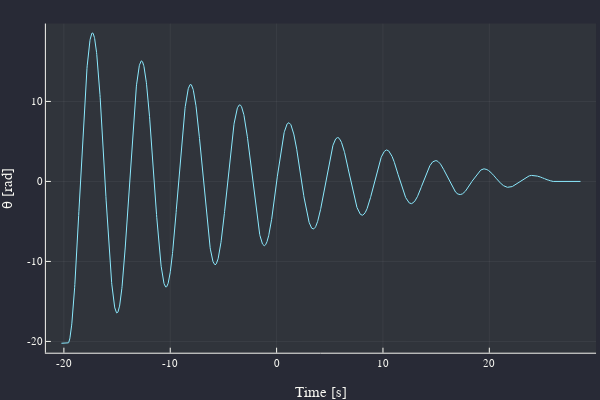

Notebook source saved alongside this figure:
### Markdown cell above
### Gögn 4, Mæling á θ yfir tíma nema með segul á hlið topp súlunar

### Code cell
data4 = CSV.read("data4.csv", DataFrame)
data4 = data4 .- data4[end,2]

plot(data4[!,1], data4[!,2],
xlabel = "Time [s]",
ylabel = "θ [rad]",
labels = :none)

### Figure 1 — Plotly figure (JSON) as saved in the notebook; plotly's stock layout.template omitted (floating-point values rounded to 4 significant figures; data arrays with more than 128 entries replaced by an {"elided": "..."} marker saying what was removed)
{"data": [{"colorbar": {"title": ""}, "legendgroup": "", "line": {"color": "rgba(139, 233, 253, 1.000)", "dash": "solid", "shape": "linear", "width": 1}, "mode": "lines", "name": "", "showlegend": false, "type": "scatter", "x": {"elided": "2441 float values"}, "xaxis": "x", "y": {"elided": "2441 float values"}, "yaxis": "y", "zmax": null, "zmin": null}], "layout": {"annotations": [], "height": 400, "legend": {"bgcolor": "rgba(40, 42, 54, 1.000)", "bordercolor": "rgba(248, 248, 242, 1.000)", "borderwidth": 1, "font": {"color": "rgba(248, 248, 242, 1.000)", "family": "sans-serif", "size": 11}, "title": {"font": {"color": "rgba(248, 248, 242, 1.000)", "family": "sans-serif", "size": 15}, "text": ""}, "tracegroupgap": 0, "traceorder": "normal", "x": 1, "xanchor": "auto", "y": 1, "yanchor": "auto"}, "margin": {"b": 20, "l": 0, "r": 0, "t": 20}, "paper_bgcolor": "rgba(40, 42, 54, 1.000)", "plot_bgcolor": "rgba(48, 52, 59, 1.000)", "showlegend": true, "width": 600, "xaxis": {"anchor": "y", "domain": [0.07647, 0.9934], "gridcolor": "rgba(248, 248, 242, 0.100)", "gridwidth": 0.5, "linecolor": "rgba(248, 248, 242, 1.000)", "mirror": false, "range": [-21.69, 30.04], "showgrid": true, "showline": true, "showticklabels": true, "tickangle": 0, "tickcolor": "rgb(248, 248, 242)", "tickfont": {"color": "rgba(248, 248, 242, 1.000)", "family": "sans-serif", "size": 11}, "tickmode": "array", "ticks": "inside", "ticktext": ["-20", "-10", "0", "10", "20", "30"], "tickvals": [-20, -10, 0, 10, 20, 30], "title": "Time [s]", "titlefont": {"color": "rgba(248, 248, 242, 1.000)", "family": "sans-serif", "size": 15}, "type": "-", "visible": true, "zeroline": false, "zerolinecolor": "rgba(248, 248, 242, 1.000)"}, "yaxis": {"anchor": "x", "domain": [0.07581, 0.9902], "gridcolor": "rgba(248, 248, 242, 0.100)", "gridwidth": 0.5, "linecolor": "rgba(248, 248, 242, 1.000)", "mirror": false, "range": [-21.41, 19.73], "showgrid": true, "showline": true, "showticklabels": true, "tickangle": 0, "tickcolor": "rgb(248, 248, 242)", "tickfont": {"color": "rgba(248, 248, 242, 1.000)", "family": "sans-serif", "size": 11}, "tickmode": "array", "ticks": "inside", "ticktext": ["-20", "-10", "0", "10"], "tickvals": [-20, -10, 0, 10], "title": "θ [rad]", "titlefont": {"color": "rgba(248, 248, 242, 1.000)", "family": "sans-serif", "size": 15}, "type": "-", "visible": true, "zeroline": false, "zerolinecolor": "rgba(248, 248, 242, 1.000)"}}}
